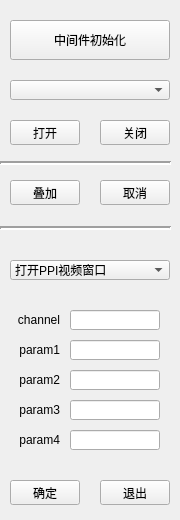
<?xml version="1.0" encoding="UTF-8"?>
<ui version="4.0">
 <class>Widget</class>
 <widget class="QWidget" name="Widget">
  <property name="geometry">
   <rect>
    <x>0</x>
    <y>0</y>
    <width>180</width>
    <height>520</height>
   </rect>
  </property>
  <property name="minimumSize">
   <size>
    <width>180</width>
    <height>520</height>
   </size>
  </property>
  <property name="maximumSize">
   <size>
    <width>180</width>
    <height>520</height>
   </size>
  </property>
  <property name="windowTitle">
   <string>Widget</string>
  </property>
  <widget class="QPushButton" name="pushButton_initial">
   <property name="geometry">
    <rect>
     <x>10</x>
     <y>20</y>
     <width>160</width>
     <height>40</height>
    </rect>
   </property>
   <property name="font">
    <font>
     <pointsize>9</pointsize>
    </font>
   </property>
   <property name="text">
    <string>中间件初始化</string>
   </property>
   <property name="autoDefault">
    <bool>false</bool>
   </property>
   <property name="default">
    <bool>false</bool>
   </property>
   <property name="flat">
    <bool>false</bool>
   </property>
  </widget>
  <widget class="QComboBox" name="comboBox_pick">
   <property name="geometry">
    <rect>
     <x>10</x>
     <y>80</y>
     <width>160</width>
     <height>20</height>
    </rect>
   </property>
   <property name="minimumSize">
    <size>
     <width>160</width>
     <height>0</height>
    </size>
   </property>
   <property name="maxVisibleItems">
    <number>20</number>
   </property>
   <item>
    <property name="text">
     <string/>
    </property>
   </item>
   <item>
    <property name="text">
     <string>全部雷达和电视</string>
    </property>
   </item>
   <item>
    <property name="text">
     <string>两路雷达</string>
    </property>
   </item>
   <item>
    <property name="text">
     <string>两路电视</string>
    </property>
   </item>
   <item>
    <property name="text">
     <string>----------------</string>
    </property>
   </item>
   <item>
    <property name="text">
     <string>雷达1 全部窗口</string>
    </property>
   </item>
   <item>
    <property name="text">
     <string>雷达1 PPI</string>
    </property>
   </item>
   <item>
    <property name="text">
     <string>雷达1 MINI</string>
    </property>
   </item>
   <item>
    <property name="text">
     <string>雷达1 AR</string>
    </property>
   </item>
   <item>
    <property name="text">
     <string>----------------</string>
    </property>
   </item>
   <item>
    <property name="text">
     <string>雷达2 全部窗口</string>
    </property>
   </item>
   <item>
    <property name="text">
     <string>雷达2 PPI</string>
    </property>
   </item>
   <item>
    <property name="text">
     <string>雷达2 MINI</string>
    </property>
   </item>
   <item>
    <property name="text">
     <string>雷达2 AR</string>
    </property>
   </item>
   <item>
    <property name="text">
     <string>----------------</string>
    </property>
   </item>
   <item>
    <property name="text">
     <string>电视1</string>
    </property>
   </item>
   <item>
    <property name="text">
     <string>电视2</string>
    </property>
   </item>
  </widget>
  <widget class="QPushButton" name="pushButton_ok">
   <property name="geometry">
    <rect>
     <x>10</x>
     <y>480</y>
     <width>70</width>
     <height>25</height>
    </rect>
   </property>
   <property name="text">
    <string>确定</string>
   </property>
  </widget>
  <widget class="QPushButton" name="pushButton_exit">
   <property name="geometry">
    <rect>
     <x>100</x>
     <y>480</y>
     <width>70</width>
     <height>25</height>
    </rect>
   </property>
   <property name="text">
    <string>退出</string>
   </property>
  </widget>
  <widget class="QPushButton" name="pushButton_open">
   <property name="geometry">
    <rect>
     <x>10</x>
     <y>120</y>
     <width>70</width>
     <height>25</height>
    </rect>
   </property>
   <property name="text">
    <string>打开</string>
   </property>
  </widget>
  <widget class="QPushButton" name="pushButton_close">
   <property name="geometry">
    <rect>
     <x>100</x>
     <y>120</y>
     <width>70</width>
     <height>25</height>
    </rect>
   </property>
   <property name="text">
    <string>关闭</string>
   </property>
  </widget>
  <widget class="Line" name="line_up">
   <property name="geometry">
    <rect>
     <x>0</x>
     <y>155</y>
     <width>171</width>
     <height>16</height>
    </rect>
   </property>
   <property name="frameShadow">
    <enum>QFrame::Sunken</enum>
   </property>
   <property name="lineWidth">
    <number>2</number>
   </property>
   <property name="orientation">
    <enum>Qt::Horizontal</enum>
   </property>
  </widget>
  <widget class="Line" name="line_down">
   <property name="geometry">
    <rect>
     <x>0</x>
     <y>220</y>
     <width>171</width>
     <height>16</height>
    </rect>
   </property>
   <property name="lineWidth">
    <number>2</number>
   </property>
   <property name="orientation">
    <enum>Qt::Horizontal</enum>
   </property>
  </widget>
  <widget class="QPushButton" name="pushButton_disoverlap">
   <property name="geometry">
    <rect>
     <x>100</x>
     <y>180</y>
     <width>70</width>
     <height>25</height>
    </rect>
   </property>
   <property name="text">
    <string>取消</string>
   </property>
  </widget>
  <widget class="QPushButton" name="pushButton_overlap">
   <property name="geometry">
    <rect>
     <x>10</x>
     <y>180</y>
     <width>70</width>
     <height>25</height>
    </rect>
   </property>
   <property name="text">
    <string>叠加</string>
   </property>
  </widget>
  <widget class="QComboBox" name="comboBox_item">
   <property name="geometry">
    <rect>
     <x>10</x>
     <y>260</y>
     <width>160</width>
     <height>20</height>
    </rect>
   </property>
   <property name="maxVisibleItems">
    <number>20</number>
   </property>
   <item>
    <property name="text">
     <string>打开PPI视频窗口</string>
    </property>
   </item>
   <item>
    <property name="text">
     <string>关闭PPI视频窗口</string>
    </property>
   </item>
   <item>
    <property name="text">
     <string>设置PPI窗口位置</string>
    </property>
   </item>
   <item>
    <property name="text">
     <string>设置PPI窗口尺寸</string>
    </property>
   </item>
   <item>
    <property name="text">
     <string>设置PPI显示模式</string>
    </property>
   </item>
   <item>
    <property name="text">
     <string>设置PPI显示中心</string>
    </property>
   </item>
   <item>
    <property name="text">
     <string>设置PPI舰艏方位</string>
    </property>
   </item>
   <item>
    <property name="text">
     <string>设置PPI视频颜色</string>
    </property>
   </item>
   <item>
    <property name="text">
     <string>设置PPI扫描线是否显示</string>
    </property>
   </item>
   <item>
    <property name="text">
     <string>设置PPI扫描线颜色</string>
    </property>
   </item>
   <item>
    <property name="text">
     <string>冻结/解冻PPI视频</string>
    </property>
   </item>
   <item>
    <property name="text">
     <string>设置PPI量程</string>
    </property>
   </item>
   <item>
    <property name="text">
     <string>设置PPI开关值</string>
    </property>
   </item>
   <item>
    <property name="text">
     <string>设置PPI门限</string>
    </property>
   </item>
   <item>
    <property name="text">
     <string>设置PPI余晖时间</string>
    </property>
   </item>
   <item>
    <property name="text">
     <string>设置PPI尾迹开关</string>
    </property>
   </item>
   <item>
    <property name="text">
     <string>设置PPI尾迹颜色</string>
    </property>
   </item>
   <item>
    <property name="text">
     <string>设置PPI尾迹门限</string>
    </property>
   </item>
   <item>
    <property name="text">
     <string>设置PPI尾迹保留时间</string>
    </property>
   </item>
   <item>
    <property name="text">
     <string>设置两路PPI同窗口</string>
    </property>
   </item>
   <item>
    <property name="text">
     <string>设置PPI颜色查找表</string>
    </property>
   </item>
   <item>
    <property name="text">
     <string>PPI显示区清屏</string>
    </property>
   </item>
   <item>
    <property name="text">
     <string>设置真运动/相对运动</string>
    </property>
   </item>
   <item>
    <property name="text">
     <string>打开AR窗口</string>
    </property>
   </item>
   <item>
    <property name="text">
     <string>关闭AR窗口</string>
    </property>
   </item>
   <item>
    <property name="text">
     <string>设置AR窗口位置</string>
    </property>
   </item>
   <item>
    <property name="text">
     <string>设置AR窗口尺寸</string>
    </property>
   </item>
   <item>
    <property name="text">
     <string>设置AR门限</string>
    </property>
   </item>
   <item>
    <property name="text">
     <string>设置AR量程</string>
    </property>
   </item>
   <item>
    <property name="text">
     <string>设置AR颜色</string>
    </property>
   </item>
   <item>
    <property name="text">
     <string>设置AR余晖时间</string>
    </property>
   </item>
   <item>
    <property name="text">
     <string>设置AR背景颜色</string>
    </property>
   </item>
   <item>
    <property name="text">
     <string>打开MINI窗口</string>
    </property>
   </item>
   <item>
    <property name="text">
     <string>关闭MINI窗口</string>
    </property>
   </item>
   <item>
    <property name="text">
     <string>设置MINI窗口位置</string>
    </property>
   </item>
   <item>
    <property name="text">
     <string>设置MINI窗口尺寸</string>
    </property>
   </item>
   <item>
    <property name="text">
     <string>设置MINI窗口显示模式</string>
    </property>
   </item>
   <item>
    <property name="text">
     <string>设置MINI窗口颜色</string>
    </property>
   </item>
   <item>
    <property name="text">
     <string>设置MINI窗口距离方位</string>
    </property>
   </item>
   <item>
    <property name="text">
     <string>设置MINI窗口放大倍数</string>
    </property>
   </item>
   <item>
    <property name="text">
     <string>设置MINI窗口颜色查找表</string>
    </property>
   </item>
   <item>
    <property name="text">
     <string>设置雷达扫描模式</string>
    </property>
   </item>
   <item>
    <property name="text">
     <string>内部雷达数据送显</string>
    </property>
   </item>
   <item>
    <property name="text">
     <string>打开电视</string>
    </property>
   </item>
   <item>
    <property name="text">
     <string>关闭电视</string>
    </property>
   </item>
   <item>
    <property name="text">
     <string>设置电视窗口位置</string>
    </property>
   </item>
   <item>
    <property name="text">
     <string>设置电视窗口大小</string>
    </property>
   </item>
   <item>
    <property name="text">
     <string>冻结/解冻电视</string>
    </property>
   </item>
   <item>
    <property name="text">
     <string>设置电视亮度</string>
    </property>
   </item>
   <item>
    <property name="text">
     <string>设置电视对比度</string>
    </property>
   </item>
   <item>
    <property name="text">
     <string>设置电视饱和度</string>
    </property>
   </item>
   <item>
    <property name="text">
     <string>PPI/MINI图层颜色控制</string>
    </property>
   </item>
   <item>
    <property name="text">
     <string>AR/TV图层颜色控制</string>
    </property>
   </item>
  </widget>
  <widget class="QLabel" name="label">
   <property name="geometry">
    <rect>
     <x>10</x>
     <y>310</y>
     <width>50</width>
     <height>20</height>
    </rect>
   </property>
   <property name="text">
    <string>channel</string>
   </property>
   <property name="alignment">
    <set>Qt::AlignRight|Qt::AlignTrailing|Qt::AlignVCenter</set>
   </property>
  </widget>
  <widget class="QLabel" name="label_2">
   <property name="geometry">
    <rect>
     <x>10</x>
     <y>340</y>
     <width>50</width>
     <height>20</height>
    </rect>
   </property>
   <property name="text">
    <string>param1</string>
   </property>
   <property name="alignment">
    <set>Qt::AlignRight|Qt::AlignTrailing|Qt::AlignVCenter</set>
   </property>
  </widget>
  <widget class="QLabel" name="label_3">
   <property name="geometry">
    <rect>
     <x>10</x>
     <y>370</y>
     <width>50</width>
     <height>20</height>
    </rect>
   </property>
   <property name="text">
    <string>param2</string>
   </property>
   <property name="alignment">
    <set>Qt::AlignRight|Qt::AlignTrailing|Qt::AlignVCenter</set>
   </property>
  </widget>
  <widget class="QLabel" name="label_4">
   <property name="geometry">
    <rect>
     <x>10</x>
     <y>400</y>
     <width>50</width>
     <height>20</height>
    </rect>
   </property>
   <property name="text">
    <string>param3</string>
   </property>
   <property name="alignment">
    <set>Qt::AlignRight|Qt::AlignTrailing|Qt::AlignVCenter</set>
   </property>
  </widget>
  <widget class="QLabel" name="label_5">
   <property name="geometry">
    <rect>
     <x>10</x>
     <y>430</y>
     <width>50</width>
     <height>20</height>
    </rect>
   </property>
   <property name="text">
    <string>param4</string>
   </property>
   <property name="alignment">
    <set>Qt::AlignRight|Qt::AlignTrailing|Qt::AlignVCenter</set>
   </property>
  </widget>
  <widget class="QLineEdit" name="lineEdit_channel">
   <property name="geometry">
    <rect>
     <x>70</x>
     <y>310</y>
     <width>90</width>
     <height>20</height>
    </rect>
   </property>
  </widget>
  <widget class="QLineEdit" name="lineEdit_prarm1">
   <property name="geometry">
    <rect>
     <x>70</x>
     <y>340</y>
     <width>90</width>
     <height>20</height>
    </rect>
   </property>
  </widget>
  <widget class="QLineEdit" name="lineEdit_param2">
   <property name="geometry">
    <rect>
     <x>70</x>
     <y>370</y>
     <width>90</width>
     <height>20</height>
    </rect>
   </property>
  </widget>
  <widget class="QLineEdit" name="lineEdit_param3">
   <property name="geometry">
    <rect>
     <x>70</x>
     <y>400</y>
     <width>90</width>
     <height>20</height>
    </rect>
   </property>
  </widget>
  <widget class="QLineEdit" name="lineEdit_param4">
   <property name="geometry">
    <rect>
     <x>70</x>
     <y>430</y>
     <width>90</width>
     <height>20</height>
    </rect>
   </property>
  </widget>
 </widget>
 <layoutdefault spacing="6" margin="11"/>
 <resources/>
 <connections/>
</ui>
